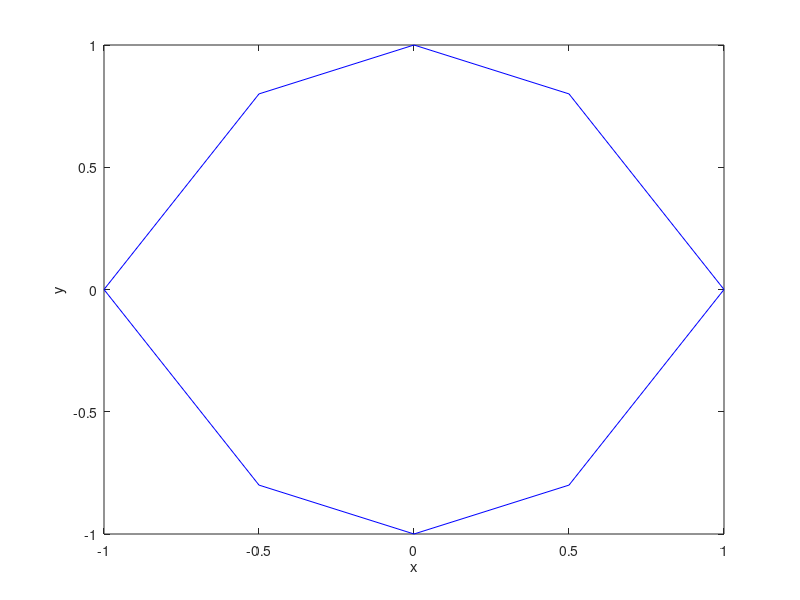

Source code (MATLAB):
function plot_contour_radial(C,plots,linestyle,filename)
% Plots the contours described in C.
%#ok<*AGROW>
%#ok<*NASGU>

% Default contour for testing.
if nargin < 1
    C = [0 1 0.5 0 ; 3 0 0.8 1];
end

% Default axis handle.
if nargin < 2
    plots = 1;
end

% Default linestyle.
if nargin < 3
    linestyle = 'b-';
end

% Default filename.
if nargin < 4
    filename = [];
end

% Check for quarter domain.
q = max(abs(C(:,2) - C(:,1+C(2,1)))) > 1e-15;

% Setup figure.
if plots ~= 0
    if plots == 1
        figure, h1 = gca;
    else
        h1 = plots;
    end
    hold(h1,'on')
    xlabel(h1,'x')
    ylabel(h1,'y')
    box(h1,'on')
end

K = size(C,2);
k = 0;
c = 0;
while k < K
    k = k + 1;
    kk = C(2,k);
    x = C(1,k+1:k+kk);
    y = C(2,k+1:k+kk);
    % Check for consistent ordering.
    if q == 1
        if y(1) ~= 0
            x = x(end:-1:1);
            y = y(end:-1:1);
        end
    end
    % Add symmetric contour.
    X = x;
    Y = y;
    if q == 1
        X = [X -x(end-1:-1:1)];
        Y = [Y y(end-1:-1:1)];
        X = [X X(end-1:-1:1)];
        Y = [Y -Y(end-1:-1:1)];
    end
    % Plot contour.
    if plots ~= 0
        plot(h1,X,Y,linestyle)
    end
    % Save contour.
    if ~isempty(filename)
        A = [X' Y'];
        str = [filename sprintf('_%.0f.txt',c)];
        save(str,'A','-ascii')
    end
    k = k + kk;
    c = c + 1;
end
